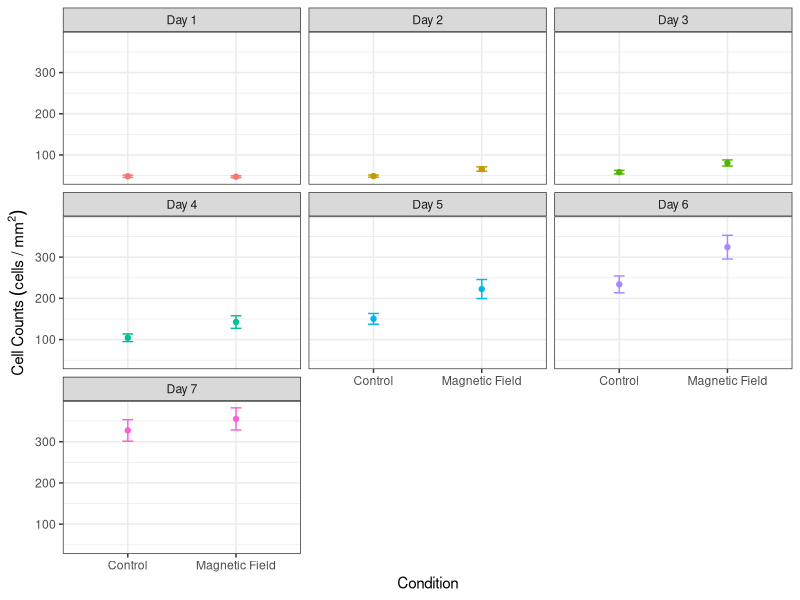
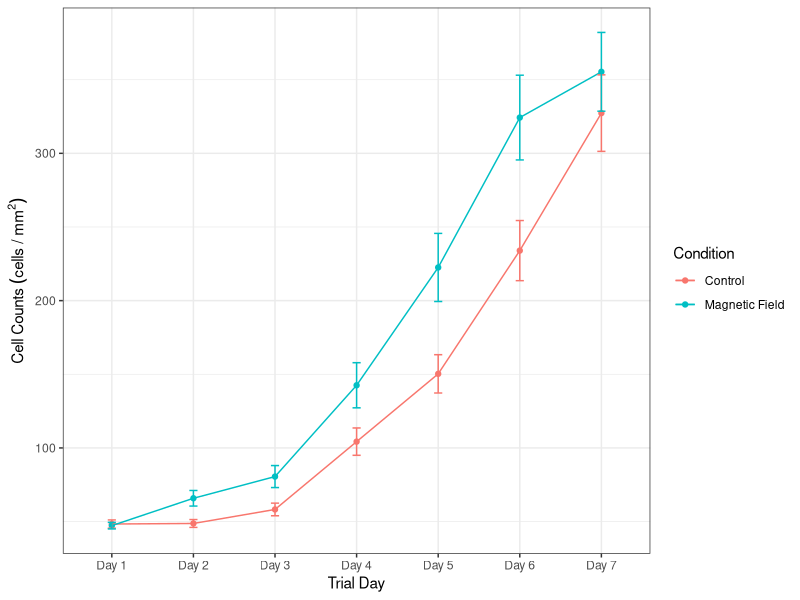
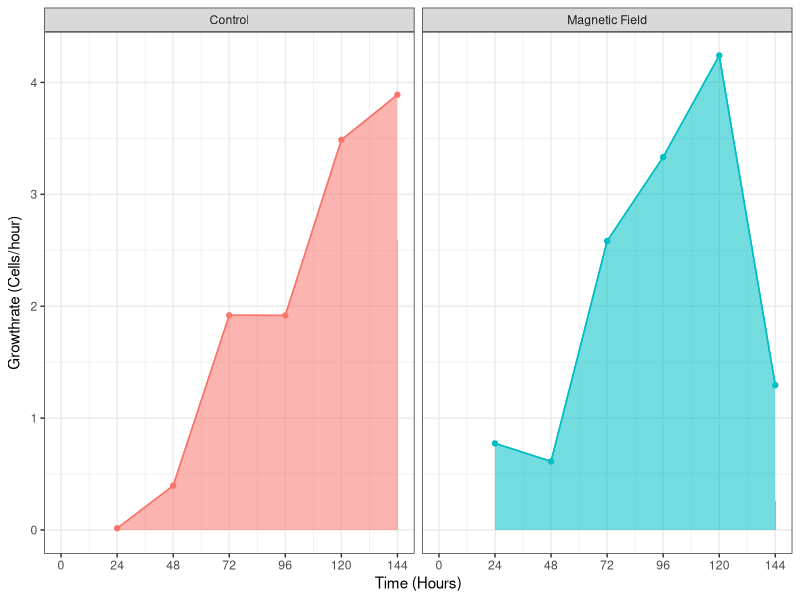
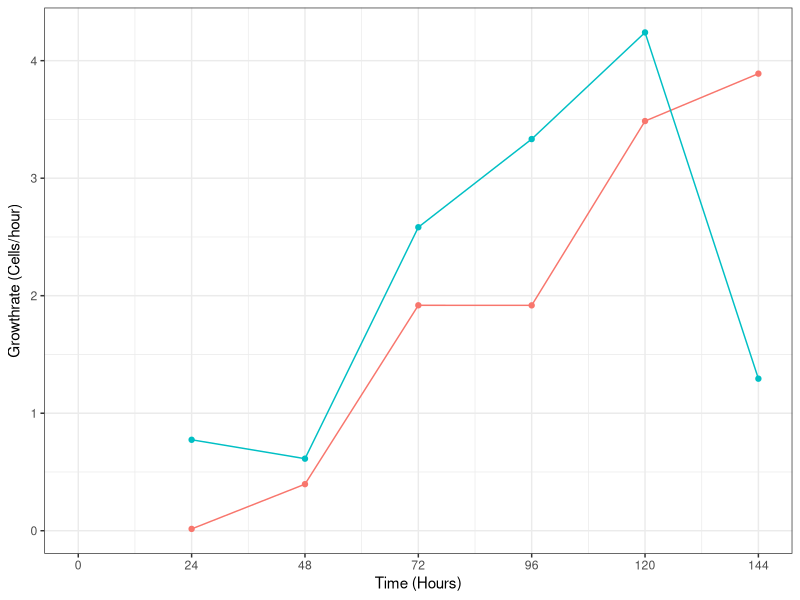

R code for these plots, in order:
## ---- chunk 1
# clear the environment
rm(list = ls())

# import the libraries that we will use
library(ggplot2)
library(dplyr)
library(here)
library(ggfortify)
library(readr)
## ---- chunk 2
counts <- read_csv(here("Data", "CMF_HT22_Cummulative_analysis.csv"))

# take a look at the structure of the data
glimpse(counts)

# recode the counts to be before and after exposure
counts$Condition <- recode(counts$Condition, "B-Field" = 'Magnetic Field')

# relevel the data to put the control first
#counts<- mutate(counts, Condition = relevel(Condition, ref = "Control"))
## ---- chunk 3
# find the means of the cell counts and put them in a new table
mean_counts <- counts %>% 
  filter(!is.na(Date), !is.na(Trial_Day), Condition == "Control" | Condition == "Magnetic Field") %>%
    group_by(Condition,Trial_Day) %>% summarise(
      meancounts = mean(Cell_Count),
      secounts = sd(Cell_Count)/sqrt(sum(!is.na(Cell_Count)))
  
       )
## ---- chunk 4
# create scatterplot with error bars
ggplot(mean_counts, aes(Condition, meancounts, color = Trial_Day))+
     geom_point()+
     geom_line()+
     geom_errorbar(aes(ymin = meancounts - secounts,
                       ymax = meancounts + secounts), width = 0.1)+
    theme_bw()+
    facet_wrap(~Trial_Day)+
    theme(legend.position="none")+
    xlab("Condition")+
    ylab(expression(Cell~Counts~(cells~"/"~mm^2)))
         
## ---- chunk 5
library(scales)
# create scatter plot with error bars
ggplot(mean_counts, aes(Trial_Day, meancounts, color = Condition, group = Condition))+
     geom_point()+
     geom_line()+
     scale_color_manual(values=c('#F8766D','#00BFC4', "dodgerblue"))+
     geom_errorbar(aes(ymin = meancounts - secounts,
                       ymax = meancounts + secounts), width = 0.1)+
    theme_bw()+
    #theme(legend.position="none")+
    xlab("Trial Day")+
    ylab(expression(Cell~Counts~(cells~"/"~mm^2)))
## ---- chunk 6
# calculate the growth rates using a for loop and store the results of the data in   a new dataframe

#define the starting value of x (where we want the loop to start iterating through   our previous data set)
  x <- 1

# make an empty data frame
d <- data.frame()

# Write for loop to go through and create a new data set with the growth rates
  for(i in mean_counts$meancounts) {
    y = mean_counts$meancounts[x + 1]
    
    z = (y-mean_counts$meancounts[x])/24
    
    #print(z)
    
    x = x+1
    
    d = rbind(d, z)
  }

dput(d)
## ---- chunk 7
# add in the hours and slope variables to look at how the growth rate changes over time
mean_counts["Hours"] <-c(0,24,48,72,96, 120, 144, 0,24,48,72,96, 120, 144)
mean_counts["Slope"] <- c(NA, 0.015625, 0.396412037037037, 1.91840277777778, 
1.91782407407407, 3.48611111111111, 3.88946759259259, NA, 
0.774028784219002, 0.613309178743962, 2.58256944444444, 3.33275462962963, 
4.24016203703704, 1.29398148148148)

## ---- chunk 8
# create scatter plot that shows the slopes of each of the conditions
ggplot(mean_counts, aes(Hours, Slope, color = Condition, group = Condition))+
     geom_point()+
     geom_line()+
     scale_color_manual(values=c('#F8766D','#00BFC4'))+
     #geom_errorbar(aes(ymin = standardcounts - secounts,
                       #ymax = standardcounts + secounts), width = 0.1)+
    geom_area(aes(fill = Condition, alpha = 0.2))+
    
    theme_bw()+
    scale_x_continuous(breaks=seq(0,144,by=24))+
    theme(legend.position="none")+
    xlab("Time (Hours)")+
    ylab(expression("Growthrate (Cells/hour)")) +
  facet_grid(~Condition)
## ---- chunk 9
# create scatter plot that shows the slopes of each of the conditions
ggplot(mean_counts, aes(Hours, Slope, color = Condition, group = Condition))+
     geom_point()+
     geom_line()+
     scale_color_manual(values=c('#F8766D','#00BFC4'))+

    #geom_area(aes(fill = Condition, group = Condition), alpha = 0.2)+
    
    theme_bw()+
    scale_x_continuous(breaks=seq(0,144,by=24))+
    theme(legend.position="none")+
    xlab("Time (Hours)")+
    ylab(expression("Growthrate (Cells/hour)")) 
  
